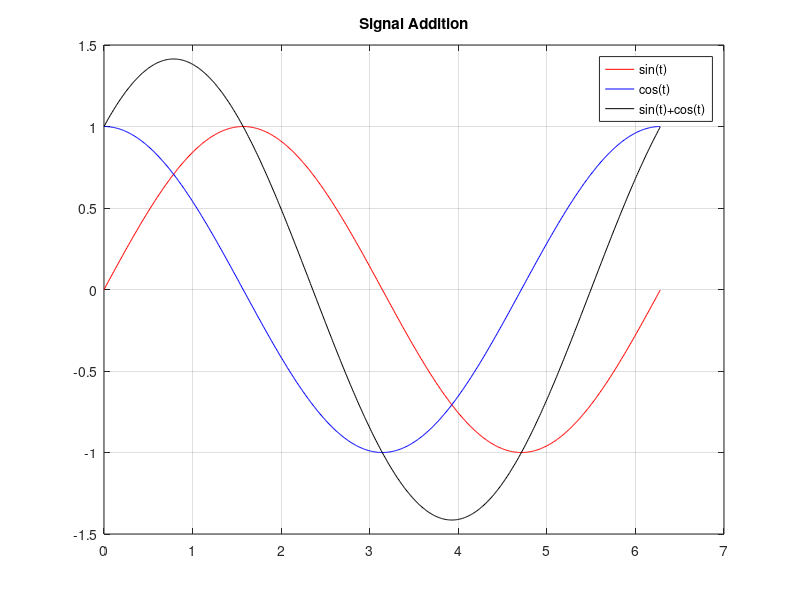

The MATLAB source for this figure:
clc;
clear;

t = 0:0.01:2*pi;

x1 = sin(t);
x2 = cos(t);

x3 = x1 + x2;

plot(t,x1,'r')
hold on
plot(t,x2,'b')
plot(t,x3,'k')

legend('sin(t)','cos(t)','sin(t)+cos(t)')
grid on
title('Signal Addition')
